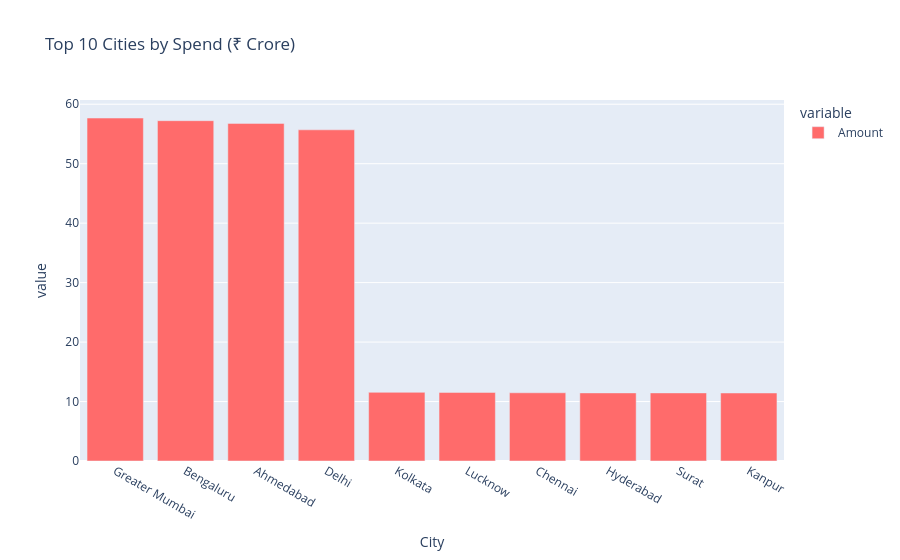
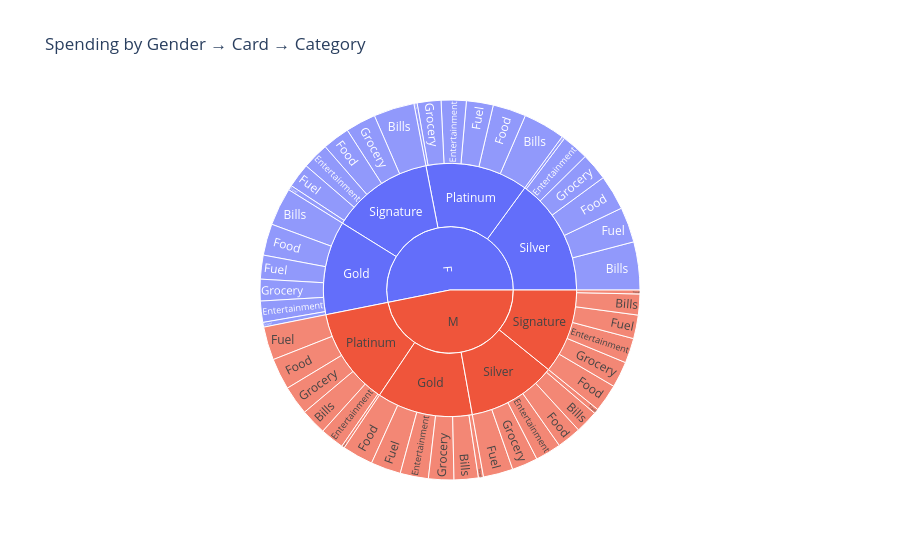

Source (notebook cell) for these figures, in order:
### Code cell
import joblib


print("BANK-GRADE CREDIT CARD ANALYTICS SUITE - INDIA")
print("Loading your data...")

# ────────────────────────────── 1. LOAD & CLEAN DATA ──────────────────────────────
df = pd.read_csv("Credit card transactions - India - Simple.csv")
df['Date'] = pd.to_datetime(df['Date'], format='%d-%b-%y')
df['City'] = df['City'].str.replace(', India','').str.strip()
df['Year'] = df['Date'].dt.year
df['Month'] = df['Date'].dt.month
df['Day'] = df['Date'].dt.day
df['DayOfWeek'] = df['Date'].dt.dayofweek
df['Is_Weekend'] = (df['DayOfWeek'] >= 5).astype(int)

# Encode categorical features
for col in ['City','Card Type','Exp Type','Gender']:
    df[col+'_Code'] = LabelEncoder().fit_transform(df[col])

print(f"Loaded {len(df):,} transactions | Total Spend: ₹{df['Amount'].sum()/1e7:.1f} Crore")

# ────────────────────────────── 2. CREATE REALISTIC CUSTOMER IDs ──────────────────────────────
df = df.sort_values(['City','Date'])
df['Days_Diff'] = df.groupby('City')['Date'].diff().dt.days.fillna(0)
df['New_Customer'] = (df['Days_Diff'] > 90) | (df['Days_Diff'] == 0)
df['Customer_ID'] = df['New_Customer'].cumsum()
df = df.drop(['Days_Diff','New_Customer'], axis=1)
print(f"Created {df['Customer_ID'].nunique():,} realistic customers")

# ────────────────────────────── 3. EDA (visualizations) ──────────────────────────────
print("\nTOP 10 CITIES BY SPEND")
top_cities = df.groupby('City')['Amount'].sum().sort_values(ascending=False).head(10)
px.bar(top_cities/1e7, title="Top 10 Cities by Spend (₹ Crore)", color_discrete_sequence=['#FF6B6B']).show()

px.sunburst(df.sample(5000), path=['Gender','Card Type','Exp Type'], values='Amount',
            title="Spending by Gender → Card → Category").show()

# ────────────────────────────── 4. FRAUD DETECTION (Autoencoder) ──────────────────────────────
features = ['Amount','Month','Day','Is_Weekend','City_Code','Card Type_Code','Exp Type_Code']
X = df[features].values
scaler = StandardScaler()
X_scaled = scaler.fit_transform(X)

print("Building and training autoencoder...")
input_layer = Input(shape=(7,))
encoded = Dense(32, activation='relu')(input_layer)
encoded = Dense(16, activation='relu')(encoded)
decoded = Dense(32, activation='relu')(encoded)
decoded = Dense(7, activation='linear')(decoded)

autoencoder = Model(input_layer, decoded)
autoencoder.compile(optimizer='adam', loss='mse')

# Training – start small to test
autoencoder.fit(
    X_scaled, X_scaled,
    epochs=12,           # good balance — try 10–15
    batch_size=1024,
    verbose=1,
    validation_split=0.1
)


print("Autoencoder training completed.")

# Continue with fraud scoring
recon = autoencoder.predict(X_scaled, verbose=0)
mse = np.mean(np.power(X_scaled - recon, 2), axis=1)
threshold = np.percentile(mse, 99.9)
df['AE_Fraud'] = (mse > threshold).astype(int)

print(f"\nFRAUD DETECTION: Autoencoder flagged {df['AE_Fraud'].sum()} suspicious transactions")

# ────────────────────────────── 5. INTERACTIVE INDIA FRAUD & SPENDING MAP ──────────────────────────────
city_coords = {
    'Bengaluru': [12.9716, 77.5946], 'Greater Mumbai': [19.0760, 72.8777], 'Delhi': [28.7041, 77.1025],
    'Ahmedabad': [23.0225, 72.5714], 'Hyderabad': [17.3850, 78.4867], 'Chennai': [13.0827, 80.2707],
    'Kolkata': [22.5726, 88.3639], 'Pune': [18.5204, 73.8567], 'Jaipur': [26.9124, 75.7873],
    'Lucknow': [26.8467, 80.9462], 'Kanpur': [26.4499, 80.3319], 'Surat': [21.1702, 72.8311]
}

map_data = df.groupby('City').agg({'Amount':'sum', 'AE_Fraud':'sum'}).reset_index()
map_data['Lat'] = map_data['City'].map(lambda x: city_coords.get(x, [20,78])[0])
map_data['Lon'] = map_data['City'].map(lambda x: city_coords.get(x, [20,78])[1])

m = folium.Map(location=[20.5937, 78.9629], zoom_start=5, tiles="CartoDB positron")
for i, row in map_data.iterrows():
    color = 'red' if row['AE_Fraud'] > 0 else 'blue'
    folium.CircleMarker(
        [row['Lat'], row['Lon']], radius=np.log(row['Amount']+1)*3,
        popup=f"<b>{row['City']}</b><br>Spend: ₹{row['Amount']/1e7:.1f} Cr<br>Fraud Cases: {int(row['AE_Fraud'])}",
        color=color, fillOpacity=0.8
    ).add_to(m)
m.save("india_credit_map.html")
print("Interactive Map Saved → india_credit_map.html")

# ────────────────────────────── 6. CUSTOMER SEGMENTATION (RFM + K-Means) ──────────────────────────────
current_date = df['Date'].max()
rfm = df.groupby('Customer_ID').agg({
    'Date': lambda x: (current_date - x.max()).days,
    'Customer_ID': 'count',
    'Amount': 'sum'
}).rename(columns={'Date':'Recency','Customer_ID':'Frequency','Amount':'Monetary'})

rfm_scaled = StandardScaler().fit_transform(rfm)
rfm['Segment'] = KMeans(n_clusters=4, random_state=42).fit_predict(rfm_scaled)
rfm['Segment_Name'] = rfm['Segment'].map({0:'Champions',1:'Loyal',2:'At Risk',3:'Sleeping'})
print(f"\nCustomer Segments → {rfm['Segment_Name'].value_counts().to_dict()}")

# ────────────────────────────── 7. CHURN, CREDIT LIMIT & CLV ──────────────────────────────
customer_last = df.groupby('Customer_ID')['Date'].max().reset_index()
customer_last['Inactive_Days'] = (current_date - customer_last['Date']).dt.days
customer_last['Churned'] = (customer_last['Inactive_Days'] > 120).astype(int)

customer_spend = df.groupby('Customer_ID')['Amount'].mean().reset_index()
customer_spend['Recommended_Limit'] = (customer_spend['Amount'] * 3).round(-4)

monthly_spend = df.groupby('Customer_ID').apply(
    lambda x: x.set_index('Date').resample('M')['Amount'].sum().mean()
).reset_index(name='Avg_Monthly')
monthly_spend['CLV_Lakhs'] = (monthly_spend['Avg_Monthly'] * 12 * 5 / 100000).round(2)

# ────────────────────────────── 8. NEXT-MONTH HIGH-SPENDER PREDICTION ──────────────────────────────
print("\nPreparing next-month high-spender prediction...")

df_s = df.sort_values(['Customer_ID','Date']).copy()
df_s['Next30_Spend'] = df_s.groupby('Customer_ID')['Amount'].transform(
    lambda x: x.shift().rolling(30, min_periods=1).sum()
)

THRESHOLD = 200000
df_s['High_Spender_Next'] = (df_s['Next30_Spend'] > THRESHOLD).astype(int).fillna(0)

print(f"Positive high-spender cases (>{THRESHOLD}): {df_s['High_Spender_Next'].sum()} / {len(df_s):,}")

model = RandomForestClassifier(
    n_estimators=500,
    class_weight='balanced_subsample',
    random_state=42,
    n_jobs=-1
)

model.fit(df_s[features], df_s['High_Spender_Next'])

latest = df_s.drop_duplicates('Customer_ID', keep='last').copy()

proba = model.predict_proba(latest[features])


# Save the high-spender RandomForest model
joblib.dump(model, "models/high_spender_model.pkl")
print("High-spender model saved to: models/high_spender_model.pkl")

if proba.shape[1] == 2:
    latest['Big_Spender_Prob'] = proba[:, 1]
else:
    latest['Big_Spender_Prob'] = 0.0
    print("Warning: Only one class present in training data → probabilities set to 0")

# ────────────────────────────── 9. FINAL PREDICTIONS ──────────────────────────────
print("\n" + "="*80)
print("YOUR FINAL PREDICTIONS")
print("="*80)

print("1. TOP 10 NEXT-MONTH HIGH-SPENDERS")
print(f"(Probability of spending > ₹{THRESHOLD:,} in next 30 days)")
display(
    latest[['Customer_ID', 'City', 'Card Type', 'Big_Spender_Prob']]
    .sort_values('Big_Spender_Prob', ascending=False)
    .head(10)
    .style.format({'Big_Spender_Prob': '{:.1%}'})
)

print("\n2. TOP 10 MOST VALUABLE CUSTOMERS (CLV)")
display(
    monthly_spend.sort_values('CLV_Lakhs', ascending=False)
    .head(10)
    .style.format({'CLV_Lakhs': '₹{:.2f} Lakhs'})
)

print("\n3. TOP 10 FRAUD ALERTS")
display(
    df[df['AE_Fraud']==1]
    .sort_values('Amount', ascending=False)
    .head(10)[['Customer_ID','Date','City','Amount','Exp Type','Card Type']]
)

print("\n4. TOP 10 CUSTOMERS FOR CREDIT LIMIT INCREASE")
display(
    customer_spend.sort_values('Amount', ascending=False)
    .head(10)[['Customer_ID','Amount','Recommended_Limit']]
    .style.format({'Amount': '₹{:,.0f}', 'Recommended_Limit': '₹{:,.0f}'})
)

# ────────────────────────────── 10. FINAL DASHBOARD ──────────────────────────────
dashboard_code = '''
import streamlit as st
import pandas as pd
import plotly.express as px

st.set_page_config(page_title="Indian Credit Card Intelligence", layout="wide")
st.title("Bank-Grade Credit Card Analytics - India")

try:
    df = pd.read_csv("Credit card transactions - India - Simple.csv")
    df['Date'] = pd.to_datetime(df['Date'], format='%d-%b-%y')
    df['City'] = df['City'].str.replace(', India','').str.strip()
except Exception as e:
    st.error(f"Error loading data: {e}")
    st.stop()

tab1, tab2, tab3 = st.tabs(["Overview", "Fraud Map", "Predictions"])

with tab1:
    c1, c2, c3 = st.columns(3)
    c1.metric("Total Spend", f"₹{df['Amount'].sum()/1e7:.1f} Cr")
    c2.metric("Transactions", f"{len(df):,}")
    c3.metric("Avg Transaction", f"₹{df['Amount'].mean():,.0f}")
    st.plotly_chart(px.line(df.groupby('Date')['Amount'].sum().reset_index(), x='Date', y='Amount'))

with tab2:
    try:
        with open("india_credit_map.html", "r", encoding="utf-8") as f:
            html_content = f.read()
        st.components.v1.html(html_content, height=600)
    except Exception as e:
        st.warning(f"Could not load map: {e}")

with tab3:
    st.write("High-value & at-risk customers ready for action")
'''

with open("final_dashboard.py", "w", encoding="utf-8") as f:
    f.write(dashboard_code)

print("\\nFINAL DASHBOARD → final_dashboard.py (Run: streamlit run final_dashboard.py)")
print("Map → india_credit_map.html")

### Figure 1 — Plotly figure (JSON) as saved in the notebook; plotly's stock layout.template omitted (floating-point values rounded to 4 significant figures)
{"data": [{"hovertemplate": "variable=Amount<br>City=%{x}<br>value=%{y}<extra></extra>", "legendgroup": "Amount", "marker": {"color": "#FF6B6B", "pattern": {"shape": ""}}, "name": "Amount", "orientation": "v", "showlegend": true, "textposition": "auto", "type": "bar", "x": ["Greater Mumbai", "Bengaluru", "Ahmedabad", "Delhi", "Kolkata", "Lucknow", "Chennai", "Hyderabad", "Surat", "Kanpur"], "xaxis": "x", "y": [57.68, 57.23, 56.78, 55.69, 11.55, 11.53, 11.47, 11.45, 11.45, 11.44], "yaxis": "y"}], "layout": {"barmode": "relative", "legend": {"title": {"text": "variable"}, "tracegroupgap": 0}, "title": {"text": "Top 10 Cities by Spend (₹ Crore)"}, "xaxis": {"anchor": "y", "domain": [0, 1], "title": {"text": "City"}}, "yaxis": {"anchor": "x", "domain": [0, 1], "title": {"text": "value"}}}}

### Figure 2 — Plotly figure (JSON) as saved in the notebook; plotly's stock layout.template omitted (floating-point values rounded to 4 significant figures)
{"data": [{"branchvalues": "total", "domain": {"x": [0, 1], "y": [0, 1]}, "hovertemplate": "labels=%{label}<br>Amount=%{value}<br>parent=%{parent}<br>id=%{id}<extra></extra>", "ids": ["F/Signature/Grocery", "F/Silver/Bills", "F/Gold/Food", "M/Platinum/Food", "F/Silver/Fuel", "F/Signature/Fuel", "M/Gold/Bills", "M/Platinum/Bills", "M/Signature/Food", "F/Platinum/Entertainment", "M/Signature/Fuel", "M/Signature/Bills", "M/Silver/Entertainment", "F/Platinum/Food", "F/Gold/Fuel", "M/Platinum/Entertainment", "M/Platinum/Fuel", "M/Silver/Fuel", "F/Silver/Entertainment", "M/Platinum/Grocery", "M/Gold/Fuel", "M/Silver/Bills", "F/Gold/Grocery", "F/Signature/Bills", "F/Gold/Bills", "M/Silver/Grocery", "F/Silver/Grocery", "F/Silver/Food", "M/Signature/Grocery", "M/Gold/Travel", "M/Gold/Grocery", "F/Platinum/Grocery", "M/Silver/Food", "F/Signature/Entertainment", "M/Gold/Food", "F/Signature/Food", "F/Platinum/Bills", "M/Gold/Entertainment", "F/Gold/Entertainment", "F/Gold/Travel", "F/Silver/Travel", "F/Platinum/Fuel", "M/Platinum/Travel", "M/Signature/Entertainment", "M/Signature/Travel", "F/Platinum/Travel", "F/Signature/Travel", "M/Silver/Travel", "F/Signature", "F/Silver", "F/Gold", "M/Platinum", "M/Gold", "M/Signature", "F/Platinum", "M/Silver", "F", "M"], "labels": ["Grocery", "Bills", "Food", "Food", "Fuel", "Fuel", "Bills", "Bills", "Food", "Entertainment", "Fuel", "Bills", "Entertainment", "Food", "Fuel", "Entertainment", "Fuel", "Fuel", "Entertainment", "Grocery", "Fuel", "Bills", "Grocery", "Bills", "Bills", "Grocery", "Grocery", "Food", "Grocery", "Travel", "Grocery", "Grocery", "Food", "Entertainment", "Food", "Food", "Bills", "Entertainment", "Entertainment", "Travel", "Travel", "Fuel", "Travel", "Entertainment", "Travel", "Travel", "Travel", "Travel", "Signature", "Silver", "Gold", "Platinum", "Gold", "Signature", "Platinum", "Silver", "F", "M"], "name": "", "parents": ["F/Signature", "F/Silver", "F/Gold", "M/Platinum", "F/Silver", "F/Signature", "M/Gold", "M/Platinum", "M/Signature", "F/Platinum", "M/Signature", "M/Signature", "M/Silver", "F/Platinum", "F/Gold", "M/Platinum", "M/Platinum", "M/Silver", "F/Silver", "M/Platinum", "M/Gold", "M/Silver", "F/Gold", "F/Signature", "F/Gold", "M/Silver", "F/Silver", "F/Silver", "M/Signature", "M/Gold", "M/Gold", "F/Platinum", "M/Silver", "F/Signature", "M/Gold", "F/Signature", "F/Platinum", "M/Gold", "F/Gold", "F/Gold", "F/Silver", "F/Platinum", "M/Platinum", "M/Signature", "M/Signature", "F/Platinum", "F/Signature", "M/Silver", "F", "F", "F", "M", "M", "M", "F", "M", "", ""], "type": "sunburst", "values": [20060000.0, 31770000.0, 20830000.0, 20800000.0, 23380000.0, 16180000.0, 16040000.0, 17190000.0, 18380000.0, 16590000.0, 15650000.0, 13830000.0, 17120000.0, 22000000.0, 15820000.0, 15830000.0, 22060000.0, 19690000.0, 17960000.0, 19280000.0, 19890000.0, 15120000.0, 14330000.0, 26950000.0, 25140000.0, 17140000.0, 18150000.0, 23230000.0, 17240000.0, 3345000.0, 16770000.0, 15750000.0, 16100000.0, 17640000.0, 20450000.0, 18020000.0, 27760000.0, 18670000.0, 14040000.0, 3131000.0, 1819000.0, 17790000.0, 1858000.0, 16490000.0, 2610000.0, 2122000.0, 3108000.0, 3216000.0, 101900000.0, 116300000.0, 93290000.0, 97010000.0, 95160000.0, 84190000.0, 102000000.0, 88400000.0, 413600000.0, 364800000.0]}], "layout": {"legend": {"tracegroupgap": 0}, "title": {"text": "Spending by Gender → Card → Category"}}}
